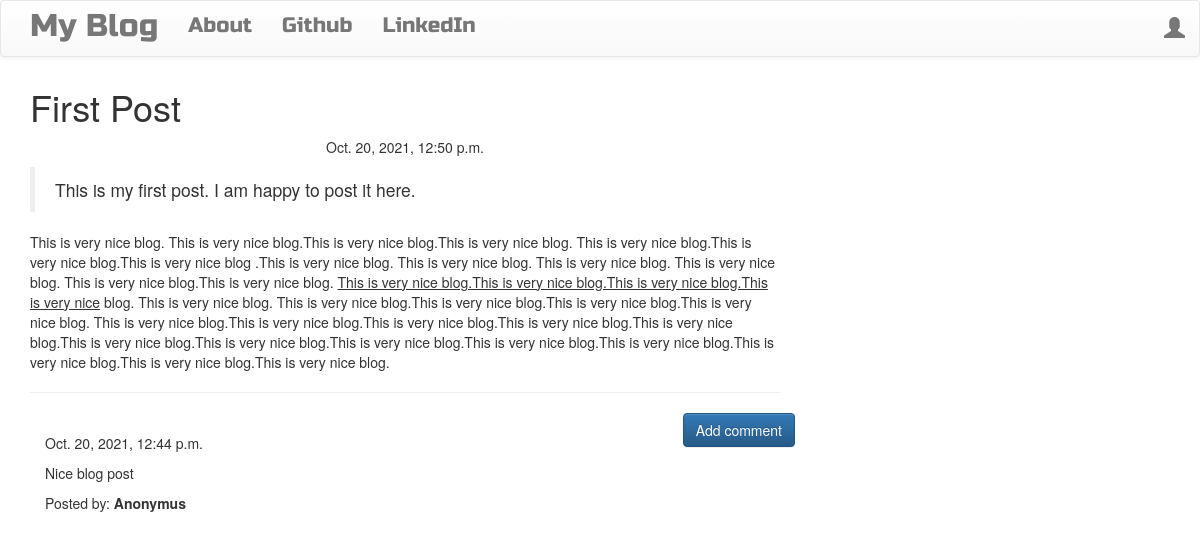
/post/1, run on the app's committed database.
### blog/models.py (models this page shows, shortened)
class Post(models.Model):
    author = models.ForeignKey("auth.User", on_delete=models.CASCADE)
    title = models.CharField(max_length=200)
    text = models.TextField()
    created_date = models.DateTimeField(default=timezone.now)
    published_date = models.DateTimeField(blank=True, null=True)

class Comment(models.Model):
    post = models.ForeignKey(Post, on_delete=models.CASCADE, related_name='comments')
    author = models.CharField(max_length=200)
    text = models.TextField()
    created_date = models.DateTimeField(default=timezone.now)
    approved_comment = models.BooleanField(default=False)

### blog/views.py (the view)
# urls.py: path('post/<int:pk>', views.PostDetailView.as_view(), name='post_detail'),
class PostDetailView(DetailView):
    model = Post

### blog/templates/blog/post_detail.html (shortened to what this page needs)
{% extends 'blog/base.html' %}
{% block content %}
        <h1 class='posttitle loader'>{{ post.title }}</h1>
        {% if post.published_date %}
            <div class="date postdate">
                {{ post.published_date }}
            </div>
        {% else %}
            <a class="btn btn-default" href="{% url 'post_publish' pk=post.pk %}">Publish</a>
        {% endif %}
      <p class='postcontent' >{{ post.text|safe|linebreaksbr }}</p>
  <hr>
  <a class="btn btn-primary btn-comment" href="{% url 'add_comment_to_post' pk=post.pk %}">Add comment</a>
  <div class="container">
  {% for comment in post.comments.all %}
  <br>
      {% if user.is_authenticated or comment.approved_comment %}
              {{ comment.created_date }}
          <p>{{ comment.text|safe|linebreaks }}</p>
          <p>Posted by: <strong>{{ comment.author }}</strong></p>
      {% endif %}
  {% empty %}
      <p>No comments posted.</p>
  {% endfor %}
</div>
{% endblock %}

### blog/static/css/blog.css (style rules this page uses)
.loader { filter:hue-rotate(0deg); color:linear-gradient(45deg,#0f8,#08f); animation:hue 10000ms infinite linear; }
.postdate { text-align: center; }
.postcontent { font-family: 'Montserrat'; font-size: 1.5em; }
.btn-comment { position: absolute; right: 0px; }

### data on the page
Post: title "First Post", published_date "Oct. 20, 2021, 12:50 p.m.", text "This is my first post. I am happy to post it here. This is very nice blog. This is very nice blog.This is very nice blog.This is very nice blog. This is very nice blog.This is very nice blog.This is very nice blog .This is very nice blog. This is very nice blog. This is very nice blog. This is very nice blog. This is very nice blog.This is very nice blog. This is very nice blog.This is very nice blog.This is very nice blog.This is very nice blog. This is very nice blog. This is very nice blog.This is very nice blog.This is very nice blog.This is very nice blog. This is very nice blog.This is very nice blog.This is very nice blog.This is very nice blog.This is very nice blog.This is very…"
Comment: created_date "Oct. 20, 2021, 12:44 p.m.", text "Nice blog post", author "Anonymus"
